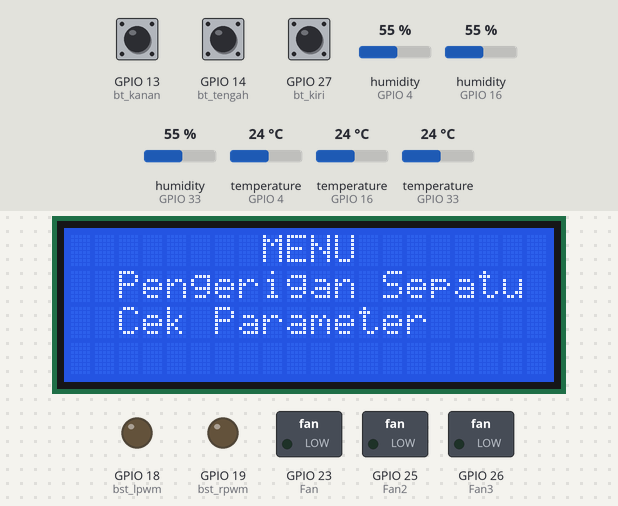
The sketch below on a simulated ESP32. Parts: 20×4 character LCD, switched loads named in the sketch (green lamp = pin HIGH), output pins drawn as LEDs (lit = HIGH). The inputs (shaded band) are chosen by the test bench; at power-on: GPIO 27 (bt_kiri) HIGH, GPIO 14 (bt_tengah) HIGH, humidity (sensors on GPIO 4, GPIO 16, GPIO 33) 55 %, GPIO 13 (bt_kanan) HIGH, temperature (sensors on GPIO 4, GPIO 16, GPIO 33) 24 °C.

Above: at 7.3 s.
7.4 s: GPIO 27 (bt_kiri) pulled LOW for 0.15 s
9.1 s: GPIO 14 (bt_tengah) pulled LOW for 0.15 s
At 9.9 s:
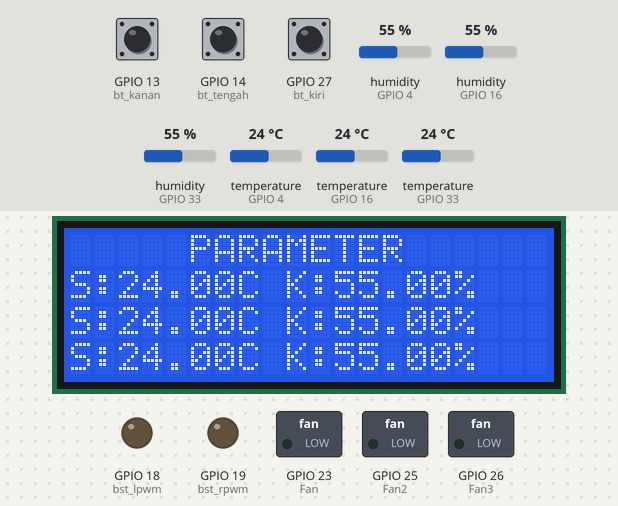
10.9 s: GPIO 14 (bt_tengah) pulled LOW for 3.2 s
At 12.3 s:
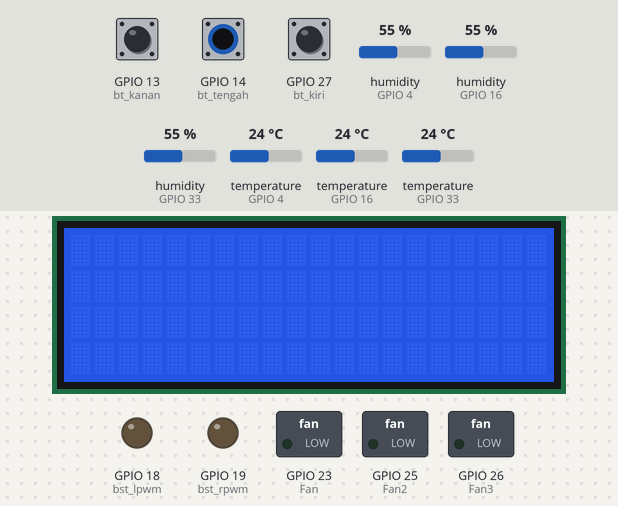
15.7 s: humidity (sensor on GPIO 4) set to 22 %
At 18.4 s:
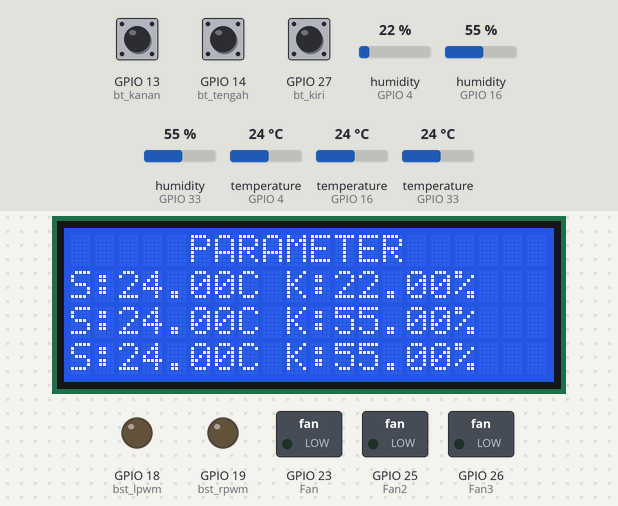
18.7 s: humidity (sensor on GPIO 16) set to 22 %
At 20.4 s:
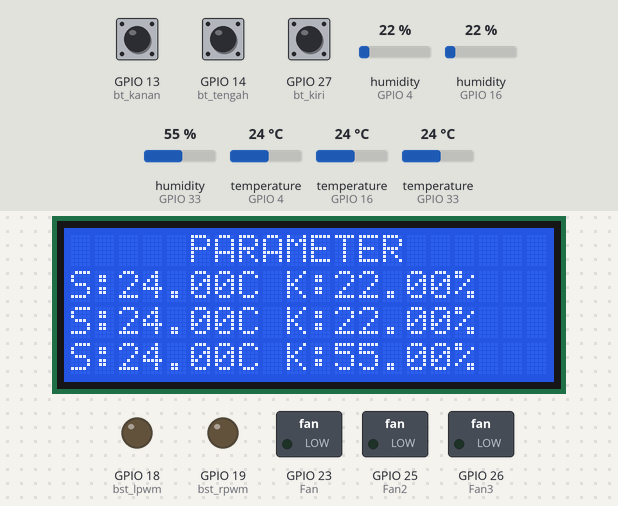
21.0 s: humidity (sensor on GPIO 33) set to 22 %
At 21.9 s:
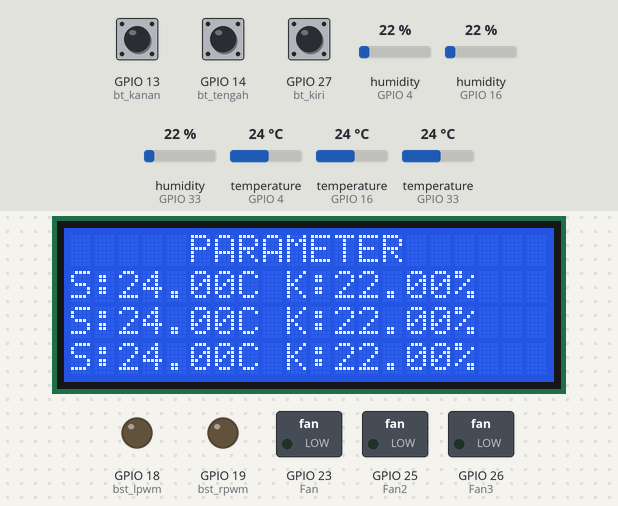
Timing chart, 0 to 24.0 s (numbered marks = the images above; inputs shaded):
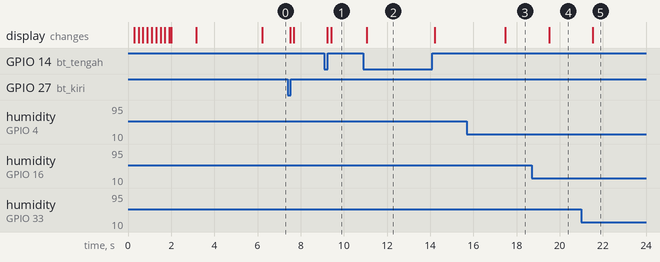

Measured:
- after the input at 9.1 s, the display: first changes after 0.12 s (image 1 shows a later state)
- after the input at 10.9 s, the display: changes after 0.16 s (image 2)
- after the input at 15.7 s, the display: changes after 1.8 s (image 3)
- after the input at 18.7 s, the display: changes after 0.81 s (image 4)
- after the input at 21.0 s, the display: changes after 0.54 s (image 5)

The sketch:

antarmuka_LCD.ino
```cpp
#include <DHT.h>
#include <Wire.h>
#include <LiquidCrystal_I2C.h>

#define DHTTYPE DHT22

#define DHTPIN1 4  //kanan
#define DHTPIN2 16 // atas
#define DHTPIN3 33 // kiri

#define bt_kanan 13 // merah
#define bt_tengah 14 // kuning
#define bt_kiri 27 // biru

int pilih = 0;
int menu = 0;

LiquidCrystal_I2C lcd(0x27, 20, 4);
DHT dht1(DHTPIN1, DHTTYPE);
DHT dht2(DHTPIN2, DHTTYPE);
DHT dht3(DHTPIN3, DHTTYPE);

const int Fan = 23; //inhouse
const int Fan2 = 25; // fan heater
const int Fan3 = 26; // exhouse

const int freq = 20000;
const int ledChannel = 0;
const int ledChannel2 = 1;
const int ledChannel3 = 2;
const int resolution = 8;

int bst_lpwm = 18;
int bst_rpwm = 19;
int channel = 4;
int channel2 = 5;
int freq2  = 1000;

void setup() {
  lcd.begin(); // initialize the lcd
  lcd.backlight();
  dht1.begin();
  dht2.begin();
  dht3.begin();

  ledcSetup(ledChannel, freq, resolution);
  ledcSetup(ledChannel2, freq, resolution);
  ledcSetup(ledChannel3, freq, resolution);

  ledcSetup(channel, freq2, resolution);
  ledcSetup(channel2, freq2, resolution);

  ledcAttachPin(bst_lpwm,channel);
  ledcAttachPin(bst_rpwm,channel2);

  // attach the channel to the GPIO to be controlled
  ledcAttachPin(Fan, ledChannel);
  ledcAttachPin(Fan2, ledChannel2);
  ledcAttachPin(Fan3, ledChannel3);

  pinMode(bt_kanan, INPUT_PULLUP);
  pinMode(bt_tengah, INPUT_PULLUP);
  pinMode(bt_kiri, INPUT_PULLUP);
  loading();
}

void loop() {
  int btn_menu = digitalRead(bt_kiri);
  int btn_pilih = digitalRead(bt_tengah);
  int btn_batal = digitalRead(bt_kanan);

  antarmuka();

  if (btn_menu == LOW) {
    hapus_antarmuka();
    if (pilih == 0 || pilih == 1) {
      if (menu == 2) {
        menu = 1;
      } else {
        menu = menu + 1;
      }
    }
  } else if (btn_pilih == LOW) {
    hapus_antarmuka();

    if (menu == 1 && pilih == 1){
      pilih = 3;
      }
    else if (menu == 2 && pilih == 1){
      pilih = 4;
      }
    else if (menu == 1 && pilih == 3){
      menu = menu;
    }
     else if(menu == 2 && pilih == 4){

        menu = menu;
    }
    else if (menu == 1) {
      menu = 0;
      pilih = 1;
    } else if (menu == 2) {
      pilih = 2;
    }
  } else if (btn_batal == LOW) {
    hapus_antarmuka();
    if(pilih == 3 || pilih ==4){
      pilih = 1;
      ledcWrite(ledChannel, 0);
      ledcWrite(ledChannel2, 0);
      ledcWrite(ledChannel3, 0);
      ledcWrite(channel, 0);
      ledcWrite(channel2,0);
     } else {
      pilih = 0;
     }

  }
}

void antarmuka() {
  if (pilih == 0) {
    if (menu == 0) {
      lcd.setCursor(8, 0);
      lcd.print("MENU");
      lcd.setCursor(0, 1);
      lcd.print("  Pengerigan Sepatu");
      lcd.setCursor(0, 2);
      lcd.print("  Cek Parameter");
    } else if (menu == 1) {
      lcd.setCursor(8, 0);
      lcd.print("MENU");
      lcd.setCursor(0, 1);
      lcd.print("> Pengerigan Sepatu");
      lcd.setCursor(0, 2);
      lcd.print("  Cek Parameter");
    } else if (menu == 2) {
      lcd.setCursor(8, 0);
      lcd.print("MENU");
      lcd.setCursor(0, 1);
      lcd.print("  Pengerigan Sepatu");
      lcd.setCursor(0, 2);
      lcd.print("> Cek Parameter");
    }
  } else if (pilih == 1) {
    if(menu == 0){
      lcd.setCursor(4, 0);
      lcd.print("PENGERINGAN");
      lcd.setCursor(0, 1);
      lcd.print("  Sepatu Casual");
      lcd.setCursor(0, 2);
      lcd.print("  Sepatu Running");
    }
    else if(menu == 1){
      lcd.setCursor(4, 0);
      lcd.print("PENGERINGAN");
      lcd.setCursor(0, 1);
      lcd.print("> Sepatu Casual");
      lcd.setCursor(0, 2);
      lcd.print("  Sepatu Running");

    }
    else if(menu == 2){
      lcd.setCursor(4, 0);
      lcd.print("PENGERINGAN");
      lcd.setCursor(0, 1);
      lcd.print("  Sepatu Casual");
      lcd.setCursor(0, 2);
      lcd.print("> Sepatu Running");

    }

  }
  else if (pilih == 2) {
    lcd.setCursor(5, 0);
    lcd.print("PARAMETER");
    suhu();
  }
  else if (pilih == 3){
    lcd.setCursor(1,0);
    lcd.print("PENGERINGAN SEPATU");
    lcd.setCursor(0,1);
    lcd.print("Jenis      = Casual");
    lcd.setCursor(0, 2);
    lcd.print("Suhu       = 29 C");
    lcd.setCursor(0, 3);
    lcd.print("Kelembapan = 73 %");
    ledcWrite(ledChannel, 255);
    ledcWrite(ledChannel2, 255);
    ledcWrite(ledChannel3, 255);
    ledcWrite(channel, 255);
    ledcWrite(channel2,0);
    }
   else if (pilih == 4){
    lcd.setCursor(1,0);
    lcd.print("PENGERINGAN SEPATU");
    lcd.setCursor(0,1);
    lcd.print("Jenis      = Running");
    lcd.setCursor(0, 2);
    lcd.print("Suhu       = 29 C");
    lcd.setCursor(0, 3);
    lcd.print("Kelembapan = 73 %");
    ledcWrite(ledChannel, 150);
    ledcWrite(ledChannel2, 150);
    ledcWrite(ledChannel3, 150);
    ledcWrite(channel, 255);
    ledcWrite(channel2,0);
    }
}

void loading() {
  lcd.setCursor(2, 1);
  lcd.print("System Loading..");
  for (int i = 0; i < 20; i++) {
    lcd.setCursor(i, 2);
    lcd.print("*");
    delay(100); // Atur kecepatan loading
  }
  delay(1000);

  lcd.setCursor(0, 2);
  for (int i = 0; i < 20; i++) {
    lcd.print(" ");
  }
  lcd.setCursor(0, 1);
  for (int i = 0; i < 20; i++) {
    lcd.print(" ");
  }

  // Tampilkan pesan loading selesai
  lcd.setCursor(1, 1);
  lcd.print("Loading Complete!!");

  // Tunggu sebentar setelah pesan loading selesai ditampilkan
  delay(3000);

  // Hapus pesan loading selesai
  lcd.setCursor(0, 1);
  for (int i = 0; i < 20; i++) {
    lcd.print(" ");
  }
}

void hapus_antarmuka() {
  // hapus tampilan
  lcd.setCursor(0, 0);
  for (int a = 0; a < 20; a++) {
    lcd.print(" ");
  }
  lcd.setCursor(0, 1);
  for (int a = 0; a < 20; a++) {
    lcd.print(" ");
  }
  lcd.setCursor(0, 2);
  for (int a = 0; a < 20; a++) {
    lcd.print(" ");
  }
  lcd.setCursor(0, 3);
  for (int a = 0; a < 20; a++) {
    lcd.print(" ");
  }
}

void suhu(){

  float humi1  = dht1.readHumidity();    // read humidity
  float tempC1 = dht1.readTemperature(); // read temperature
  float humi2  = dht2.readHumidity();    // read humidity
  float tempC2 = dht2.readTemperature(); // read temperature
  float humi3  = dht3.readHumidity();    // read humidity
  float tempC3 = dht3.readTemperature(); // read temperature


  if (isnan(tempC1) || isnan(humi1)) {
    lcd.setCursor(0, 1);
    lcd.print("Failed");
  } else {
    lcd.setCursor(0, 1);  // display position
    lcd.print("S:");
    lcd.print(tempC1);     // display the temperature
    lcd.print("C");
    lcd.print(" ");
   // display position
    lcd.print("K:");
    lcd.print(humi1);      // display the humidity
    lcd.print("%");
  }

  if (isnan(tempC2) || isnan(humi2)) {
    lcd.setCursor(0, 2);
    lcd.print("Failed");
  } else {
    lcd.setCursor(0, 2);  // display position
    lcd.print("S:");
    lcd.print(tempC2);     // display the temperature
    lcd.print("C");
    lcd.print(" ");
  // display position
    lcd.print("K:");
    lcd.print(humi2);      // display the humidity
    lcd.print("%");
  }

  if (isnan(tempC3) || isnan(humi3)) {
    lcd.setCursor(0, 3);
    lcd.print("Failed");
  } else {
    lcd.setCursor(0, 3);  // display position
    lcd.print("S:");
    lcd.print(tempC3);     // display the temperature
    lcd.print("C");
    lcd.print(" ");
      // display position
    lcd.print("K:");
    lcd.print(humi3);      // display the humidity
    lcd.print("%");
  }
  }
```
